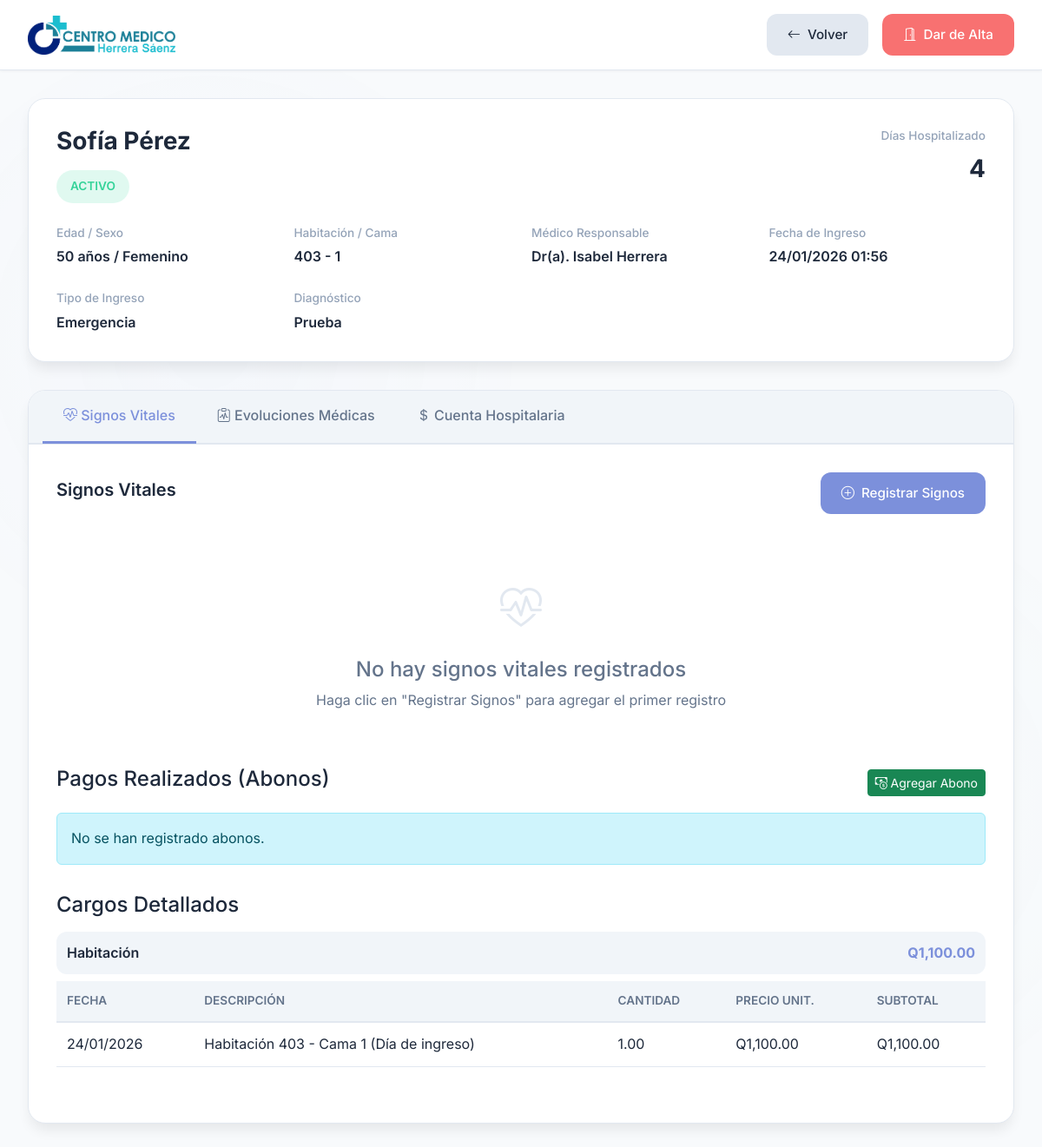
Screenshot of /php/hospitalization/detalle_encamamiento.php?id=3 (signed in) with the database file from the repository.
### tables this page shows
CREATE TABLE `encamamientos` (
  `id_encamamiento` int NOT NULL,
  `id_paciente` int NOT NULL,
  `id_cama` int NOT NULL,
  `id_doctor` int DEFAULT NULL,
  `fecha_ingreso` datetime NOT NULL,
  `fecha_alta` datetime DEFAULT NULL,
  `motivo_ingreso` text NOT NULL,
  `diagnostico_ingreso` varchar(500) DEFAULT NULL,
  `diagnostico_egreso` varchar(500) DEFAULT NULL,
  `estado` enum('Activo','Alta_Medica','Alta_Administrativa','Transferido','Fallecido') DEFAULT 'Activo',
  `tipo_ingreso` enum('Programado','Emergencia','Referido') DEFAULT 'Programado',
  `notas_ingreso` text,
  `notas_alta` text,
  `created_by` int DEFAULT NULL,
  `fecha_creacion` timestamp NULL DEFAULT CURRENT_TIMESTAMP,
  `fecha_actualizacion` timestamp NULL DEFAULT CURRENT_TIMESTAMP ON UPDATE CURRENT_TIMESTAMP
);

CREATE TABLE `pacientes` (
  `id_paciente` int NOT NULL,
  `nombre` varchar(100) NOT NULL,
  `apellido` varchar(100) NOT NULL,
  `fecha_nacimiento` date NOT NULL,
  `genero` enum('Masculino','Femenino') NOT NULL,
  `direccion` varchar(255) DEFAULT NULL,
  `telefono` varchar(15) DEFAULT NULL,
  `correo` varchar(100) DEFAULT NULL,
  `fecha_registro` timestamp NULL DEFAULT CURRENT_TIMESTAMP
);

CREATE TABLE `habitaciones` (
  `id_habitacion` int NOT NULL,
  `numero_habitacion` varchar(10) NOT NULL,
  `tipo_habitacion` enum('Individual','Compartida','UCI','Pediatría','Observación') NOT NULL,
  `tarifa_por_noche` decimal(10,2) NOT NULL,
  `piso` varchar(50) DEFAULT NULL,
  `estado` enum('Disponible','Ocupada','Mantenimiento','Reservada') DEFAULT 'Disponible',
  `descripcion` text,
  `tiene_bano` tinyint(1) DEFAULT '1',
  `tiene_tv` tinyint(1) DEFAULT '0',
  `tiene_aire_acondicionado` tinyint(1) DEFAULT '0',
  `capacidad_maxima` int DEFAULT '1',
  `fecha_creacion` timestamp NULL DEFAULT CURRENT_TIMESTAMP,
  `fecha_actualizacion` timestamp NULL DEFAULT CURRENT_TIMESTAMP ON UPDATE CURRENT_TIMESTAMP
);

CREATE TABLE `camas` (
  `id_cama` int NOT NULL,
  `id_habitacion` int NOT NULL,
  `numero_cama` varchar(5) NOT NULL,
  `estado` enum('Disponible','Ocupada','Mantenimiento','Reservada') DEFAULT 'Disponible',
  `descripcion` text,
  `fecha_creacion` timestamp NULL DEFAULT CURRENT_TIMESTAMP,
  `fecha_actualizacion` timestamp NULL DEFAULT CURRENT_TIMESTAMP ON UPDATE CURRENT_TIMESTAMP
);

CREATE TABLE `usuarios` (
  `idUsuario` int NOT NULL,
  `usuario` varchar(255) NOT NULL,
  `password` varchar(255) NOT NULL,
  `nombre` varchar(255) NOT NULL,
  `apellido` varchar(255) NOT NULL,
  `especialidad` varchar(255) DEFAULT NULL,
  `tipoUsuario` enum('admin','doc','user','') NOT NULL,
  `clinica` varchar(255) NOT NULL,
  `telefono` varchar(255) NOT NULL,
  `email` varchar(255) NOT NULL,
  `permisos_modulos` text
);

CREATE TABLE `cargos_hospitalarios` (
  `id_cargo` int NOT NULL,
  `id_cuenta` int NOT NULL,
  `tipo_cargo` enum('Habitación','Medicamento','Procedimiento','Laboratorio','Honorario','Insumo','Otro') NOT NULL,
  `descripcion` varchar(500) NOT NULL,
  `cantidad` decimal(10,3) DEFAULT '1.000',
  `precio_unitario` decimal(10,2) NOT NULL,
  `subtotal` decimal(10,2) GENERATED ALWAYS AS ((`cantidad` * `precio_unitario`)) STORED,
  `fecha_cargo` datetime NOT NULL,
  `fecha_aplicacion` date DEFAULT NULL COMMENT 'Para cargos de habitación por noche',
  `registrado_por` int DEFAULT NULL,
  `referencia_id` int DEFAULT NULL COMMENT 'ID del item original (id_medicamento, id_procedimiento, etc)',
  `referencia_tabla` varchar(50) DEFAULT NULL COMMENT 'Nombre de la tabla de referencia',
  `notas` text,
  `cancelado` tinyint(1) DEFAULT '0',
  `fecha_cancelacion` datetime DEFAULT NULL,
  `motivo_cancelacion` text,
  `fecha_creacion` timestamp NULL DEFAULT CURRENT_TIMESTAMP
);

### php/hospitalization/detalle_encamamiento.php (the view, shortened to what the rows shown need)
<?php
$id_encamamiento = isset($_GET['id']) ? intval($_GET['id']) : 0;
try {
    $database = new Database();
    $conn = $database->getConnection();
    $stmt_enc = $conn->prepare("
        SELECT
            e.*,
            pac.nombre as nombre_paciente,
            pac.apellido as apellido_paciente,
            pac.fecha_nacimiento,
            pac.genero,
            pac.direccion,
            pac.telefono,
            hab.numero_habitacion,
            hab.tipo_habitacion,
            hab.tarifa_por_noche,
            c.numero_cama,
            u.nombre as doctor_nombre,
            u.apellido as doctor_apellido,
            u.especialidad,
            DATEDIFF(COALESCE(e.fecha_alta, CURDATE()), DATE(e.fecha_ingreso)) as dias_hospitalizado
        FROM encamamientos e
        INNER JOIN pacientes pac ON e.id_paciente = pac.id_paciente
        INNER JOIN camas c ON e.id_cama = c.id_cama
        INNER JOIN habitaciones hab ON c.id_habitacion = hab.id_habitacion
        LEFT JOIN usuarios u ON e.id_doctor = u.idUsuario
        WHERE e.id_encamamiento = ?
    ");
    $stmt_enc->execute([$id_encamamiento]);
    $encamamiento = $stmt_enc->fetch(PDO::FETCH_ASSOC);
    $fecha_nac = new DateTime($encamamiento['fecha_nacimiento']);
    $hoy = new DateTime();
    $edad = $hoy->diff($fecha_nac)->y;
    $stmt_cuenta = $conn->prepare("
        SELECT * FROM cuenta_hospitalaria WHERE id_encamamiento = ?
    ");
    $stmt_cuenta->execute([$id_encamamiento]);
    $cuenta = $stmt_cuenta->fetch(PDO::FETCH_ASSOC);
    if ($cuenta) {
        $id_cuenta = $cuenta['id_cuenta'];
        $stmt_cuenta->execute([$id_encamamiento]);
        $cuenta = $stmt_cuenta->fetch(PDO::FETCH_ASSOC);
        $stmt_cargos = $conn->prepare("
            SELECT ch.*, u.nombre as registrado_nombre
            FROM cargos_hospitalarios ch
            LEFT JOIN usuarios u ON ch.registrado_por = u.idUsuario
            WHERE ch.id_cuenta = ? AND ch.cancelado = FALSE
            ORDER BY ch.fecha_cargo DESC
        ");
        $stmt_cargos->execute([$id_cuenta]);
        $cargos = $stmt_cargos->fetchAll(PDO::FETCH_ASSOC);
        $cargos_por_tipo = [
            'Habitación' => [],
            'Medicamento' => [],
            'Procedimiento' => [],
            'Laboratorio' => [],
            'Honorario' => [],
            'Insumo' => [],
            'Otro' => []
        ];
        foreach ($cargos as $cargo) {
            $tipo = $cargo['tipo_cargo'];
            $cargos_por_tipo[$tipo][] = $cargo;
        }
    } else {
        $cargos = [];
        $cargos_por_tipo = [];
        $abonos = [];
    }
} catch (Exception $e) {
    die("Error: " . $e->getMessage());
}
?>
<!DOCTYPE html>
<html lang="es" data-theme="light">
<head>
    <link rel="stylesheet" href="https://cdn.jsdelivr.net/npm/bootstrap-icons@1.10.0/font/bootstrap-icons.css">
    <link href="https://cdn.jsdelivr.net/npm/bootstrap@5.3.0/dist/css/bootstrap.min.css" rel="stylesheet">
</head>
<body>
    <main class="main-content">
        <div class="patient-header">
            <div class="d-flex justify-content-between align-items-start">
                <div>
                    <h1 class="patient-title">
                        <?php echo htmlspecialchars($encamamiento['nombre_paciente'] . ' ' . $encamamiento['apellido_paciente']); ?>
                    </h1>
                    <span class="status-badge activo"><?php echo $encamamiento['estado']; ?></span>
                </div>
            </div>
            <div class="patient-meta">
                <div class="meta-item">
                    <span class="meta-label">Edad / Sexo</span>
                    <span class="meta-value"><?php echo $edad; ?> años /
                        <?php echo htmlspecialchars($encamamiento['genero']); ?></span>
                </div>
                <div class="meta-item">
                    <span class="meta-label">Habitación / Cama</span>
                    <span
                        class="meta-value"><?php echo htmlspecialchars($encamamiento['numero_habitacion'] . ' - ' . $encamamiento['numero_cama']); ?></span>
                </div>
                <div class="meta-item">
                    <span class="meta-label">Médico Responsable</span>
                    <span class="meta-value">Dr(a).
                        <?php echo htmlspecialchars($encamamiento['doctor_nombre'] . ' ' . $encamamiento['doctor_apellido']); ?></span>
                </div>
                <div class="meta-item">
                    <span class="meta-label">Fecha de Ingreso</span>
                    <span
                        class="meta-value"><?php echo date('d/m/Y H:i', strtotime($encamamiento['fecha_ingreso'])); ?></span>
                </div>
                <div class="meta-item">
                    <span class="meta-label">Tipo de Ingreso</span>
                    <span class="meta-value"><?php echo htmlspecialchars($encamamiento['tipo_ingreso']); ?></span>
                </div>
                <div class="meta-item">
                    <span class="meta-label">Diagnóstico</span>
                    <span
                        class="meta-value"><?php echo htmlspecialchars($encamamiento['diagnostico_ingreso']); ?></span>
                </div>
            </div>
        </div>
        <div class="tabs-container">
            <div class="tab-content">
                    <?php if ($cuenta): ?>
                    <div class="charges-section">
                        <?php foreach ($cargos_por_tipo as $tipo => $cargos_tipo): ?>
                            <?php if (count($cargos_tipo) > 0): ?>
                                <?php
                                $subtotal_tipo = array_sum(array_column($cargos_tipo, 'subtotal'));
                                ?>
                                <div class="charges-category">
                                    <div class="category-title">
                                        <span><?php echo $tipo; ?></span>
                                        <span class="category-total">Q<?php echo number_format($subtotal_tipo, 2); ?></span>
                                    </div>
                                    <div class="table-responsive">
                                        <table class="data-table">
                                            <thead>
                                                <tr>
                                                    <th>Fecha</th>
                                                    <th>Descripción</th>
                                                    <th>Cantidad</th>
                                                    <th>Precio Unit.</th>
                                                    <th>Subtotal</th>
                                                </tr>
                                            </thead>
                                            <tbody>
                                                <?php foreach ($cargos_tipo as $cargo): ?>
                                                    <tr>
                                                        <td><?php echo date('d/m/Y', strtotime($cargo['fecha_cargo'])); ?></td>
                                                        <td><?php echo htmlspecialchars($cargo['descripcion']); ?></td>
                                                        <td><?php echo number_format($cargo['cantidad'], 2); ?></td>
                                                        <td>Q<?php echo number_format($cargo['precio_unitario'], 2); ?></td>
                                                        <td>Q<?php echo number_format($cargo['subtotal'], 2); ?></td>
                                                    </tr>
                                                <?php endforeach; ?>
                                            </tbody>
                                        </table>
                                    </div>
                                </div>
                            <?php endif; ?>
                        <?php endforeach; ?>
                    </div>
                <?php else: ?>
                    <div class="alert alert-warning">No se encontró cuenta hospitalaria.</div>
                <?php endif; ?>
            </div>
        </div>
    </main>
</body>
</html>

### rows the page displays
encamamientos: pacientes.nombre+apellido "Sofía Pérez", estado "ACTIVO", pacientes.genero "Femenino", habitaciones.numero_habitacion "403 - 1", id_doctor.apellido "Isabel Herrera", fecha_ingreso "24/01/2026 01:56", tipo_ingreso "Emergencia", diagnostico_ingreso "Prueba"
cargos_hospitalarios: tipo_cargo "Habitación", subtotal_tipo "1,100.00", fecha_cargo "24/01/2026", descripcion "Habitación 403 - Cama 1 (Día de ingreso)", cantidad "1.00", precio_unitario "1,100.00", subtotal "1,100.00"

### other values shown
$encamamiento['dias_hospitalizado'] "4"
